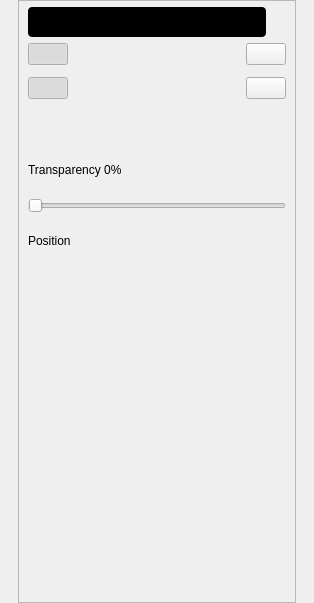
<?xml version="1.0" encoding="UTF-8"?>
<ui version="4.0">
 <class>CursorsSettings</class>
 <widget class="QWidget" name="CursorsSettings">
  <property name="geometry">
   <rect>
    <x>0</x>
    <y>0</y>
    <width>314</width>
    <height>603</height>
   </rect>
  </property>
  <property name="windowTitle">
   <string>Form</string>
  </property>
  <layout class="QVBoxLayout" name="verticalLayout">
   <property name="spacing">
    <number>0</number>
   </property>
   <property name="leftMargin">
    <number>18</number>
   </property>
   <property name="topMargin">
    <number>0</number>
   </property>
   <property name="rightMargin">
    <number>18</number>
   </property>
   <property name="bottomMargin">
    <number>0</number>
   </property>
   <item>
    <widget class="QScrollArea" name="scrollArea">
     <property name="sizePolicy">
      <sizepolicy hsizetype="Preferred" vsizetype="Preferred">
       <horstretch>0</horstretch>
       <verstretch>0</verstretch>
      </sizepolicy>
     </property>
     <property name="verticalScrollBarPolicy">
      <enum>Qt::ScrollBarAsNeeded</enum>
     </property>
     <property name="horizontalScrollBarPolicy">
      <enum>Qt::ScrollBarAlwaysOff</enum>
     </property>
     <property name="widgetResizable">
      <bool>true</bool>
     </property>
     <widget class="QWidget" name="scrollAreaWidgetContents">
      <property name="geometry">
       <rect>
        <x>0</x>
        <y>0</y>
        <width>276</width>
        <height>601</height>
       </rect>
      </property>
      <layout class="QVBoxLayout" name="verticalLayout_7">
       <property name="topMargin">
        <number>0</number>
       </property>
       <item>
        <widget class="scopy::gui::MenuHeader" name="widgetCursorsMenuHeader" native="true"/>
       </item>
       <item>
        <layout class="QVBoxLayout" name="vLayout_5">
         <property name="spacing">
          <number>0</number>
         </property>
         <property name="sizeConstraint">
          <enum>QLayout::SetDefaultConstraint</enum>
         </property>
         <item>
          <layout class="QVBoxLayout" name="vLayout_6">
           <property name="topMargin">
            <number>0</number>
           </property>
           <item>
            <widget class="scopy::gui::CustomSwitch" name="btnNormalTrack">
             <property name="enabled">
              <bool>true</bool>
             </property>
             <property name="sizePolicy">
              <sizepolicy hsizetype="Minimum" vsizetype="Fixed">
               <horstretch>0</horstretch>
               <verstretch>0</verstretch>
              </sizepolicy>
             </property>
             <property name="minimumSize">
              <size>
               <width>238</width>
               <height>30</height>
              </size>
             </property>
             <property name="styleSheet">
              <string notr="true">QPushButton {
min-height: 30px;
max-height: 30px;
min-width: 238px;
max-width: 238px;
background-color: black;
border-radius: 4px;
}

QPushButton:disabled {
background-color: qlineargradient(spread:pad, x1:0.5, y1:0, x2:0.501, y2:0, stop:0 #727273, stop:1 #141416);
}

QWidget#handle {
min-height: 30px;
max-height: 30px;
min-width: 119px;
max-width: 119px;
background-color: #4a64ff;
border-radius: 2px;
}

QWidget#handle:disabled {
background-color: #aaaaaa;
}

QLabel {
margin-top: 6px;
background-color: transparent;
line-height: 19px;
}

QLabel#on {
margin-top: 0px;
min-height:30px;
max-height:30px;
min-width:119px;
max-width:119px;
qproperty-alignment: AlignCenter AlignCenter;
margin-left: 0px;
color: white;
}

QLabel#on:disabled {
color: rgba(255,255,255,102);
}

QLabel#off {
margin-top: 0px;
min-height:30px;
max-height:30px;
min-width:119px;
max-width:119px;
margin-left: 119px;
color: white;
qproperty-alignment: AlignCenter AlignCenter;
}

QLabel#off:disabled {
color: rgba(255,255,255,51);
}
</string>
             </property>
             <property name="text">
              <string/>
             </property>
             <property name="checkable">
              <bool>true</bool>
             </property>
             <property name="checked">
              <bool>true</bool>
             </property>
             <property name="flat">
              <bool>false</bool>
             </property>
             <property name="leftText" stdset="0">
              <string>Normal</string>
             </property>
             <property name="rightText" stdset="0">
              <string>Track</string>
             </property>
             <property name="duration_ms" stdset="0">
              <string>0</string>
             </property>
            </widget>
           </item>
          </layout>
         </item>
         <item>
          <widget class="scopy::gui::SubsectionSeparator" name="widgetHorizontalSubsSpr" native="true"/>
         </item>
        </layout>
       </item>
       <item>
        <layout class="QVBoxLayout" name="vLayout_3">
         <property name="spacing">
          <number>6</number>
         </property>
         <item>
          <layout class="QHBoxLayout" name="hLayout">
           <property name="topMargin">
            <number>0</number>
           </property>
           <item>
            <widget class="scopy::gui::CustomSwitch" name="hCursorsEnable">
             <property name="checkable">
              <bool>true</bool>
             </property>
             <property name="checked">
              <bool>true</bool>
             </property>
            </widget>
           </item>
           <item>
            <spacer name="hSpacer">
             <property name="orientation">
              <enum>Qt::Horizontal</enum>
             </property>
             <property name="sizeHint" stdset="0">
              <size>
               <width>40</width>
               <height>20</height>
              </size>
             </property>
            </spacer>
           </item>
           <item>
            <widget class="scopy::gui::SmallOnOffSwitch" name="btnLockHorizontal">
             <property name="text">
              <string/>
             </property>
             <property name="checkable">
              <bool>true</bool>
             </property>
             <property name="use_icon" stdset="0">
              <bool>true</bool>
             </property>
            </widget>
           </item>
          </layout>
         </item>
        </layout>
       </item>
       <item>
        <layout class="QVBoxLayout" name="vLayout_7">
         <property name="topMargin">
          <number>0</number>
         </property>
         <item>
          <widget class="scopy::gui::SubsectionSeparator" name="widgetVerticalSubsSpr" native="true"/>
         </item>
        </layout>
       </item>
       <item>
        <layout class="QVBoxLayout" name="vLayout_4">
         <property name="spacing">
          <number>10</number>
         </property>
         <item>
          <layout class="QHBoxLayout" name="hLayout_2">
           <property name="topMargin">
            <number>0</number>
           </property>
           <item>
            <widget class="scopy::gui::CustomSwitch" name="vCursorsEnable">
             <property name="checkable">
              <bool>true</bool>
             </property>
             <property name="checked">
              <bool>true</bool>
             </property>
            </widget>
           </item>
           <item>
            <spacer name="hSpacer_2">
             <property name="orientation">
              <enum>Qt::Horizontal</enum>
             </property>
             <property name="sizeHint" stdset="0">
              <size>
               <width>40</width>
               <height>20</height>
              </size>
             </property>
            </spacer>
           </item>
           <item>
            <widget class="scopy::gui::SmallOnOffSwitch" name="btnLockVertical">
             <property name="text">
              <string/>
             </property>
             <property name="checkable">
              <bool>true</bool>
             </property>
             <property name="use_icon" stdset="0">
              <bool>true</bool>
             </property>
            </widget>
           </item>
          </layout>
         </item>
        </layout>
       </item>
       <item>
        <layout class="QVBoxLayout" name="vLayout_2">
         <property name="leftMargin">
          <number>0</number>
         </property>
         <property name="topMargin">
          <number>0</number>
         </property>
         <property name="rightMargin">
          <number>0</number>
         </property>
        </layout>
       </item>
       <item>
        <widget class="QWidget" name="widgetReadouts" native="true">
         <property name="sizePolicy">
          <sizepolicy hsizetype="Expanding" vsizetype="Expanding">
           <horstretch>0</horstretch>
           <verstretch>0</verstretch>
          </sizepolicy>
         </property>
         <property name="minimumSize">
          <size>
           <width>0</width>
           <height>50</height>
          </size>
         </property>
         <layout class="QVBoxLayout" name="readoutsLayout">
          <property name="spacing">
           <number>10</number>
          </property>
          <property name="sizeConstraint">
           <enum>QLayout::SetMinimumSize</enum>
          </property>
          <property name="leftMargin">
           <number>0</number>
          </property>
          <property name="topMargin">
           <number>0</number>
          </property>
          <property name="rightMargin">
           <number>0</number>
          </property>
          <property name="bottomMargin">
           <number>0</number>
          </property>
          <item>
           <spacer name="vSpacer_9">
            <property name="orientation">
             <enum>Qt::Vertical</enum>
            </property>
            <property name="sizeType">
             <enum>QSizePolicy::Fixed</enum>
            </property>
            <property name="sizeHint" stdset="0">
             <size>
              <width>0</width>
              <height>0</height>
             </size>
            </property>
           </spacer>
          </item>
          <item>
           <layout class="QVBoxLayout" name="vLayout_8">
            <property name="spacing">
             <number>0</number>
            </property>
            <property name="topMargin">
             <number>0</number>
            </property>
            <item>
             <widget class="scopy::gui::SubsectionSeparator" name="widgetCursorReadoutsSubsSpr" native="true"/>
            </item>
           </layout>
          </item>
          <item>
           <widget class="QLabel" name="lblTrans">
            <property name="text">
             <string>Transparency 0%</string>
            </property>
           </widget>
          </item>
          <item>
           <widget class="QSlider" name="hSlider">
            <property name="styleSheet">
             <string notr="true"/>
            </property>
            <property name="orientation">
             <enum>Qt::Horizontal</enum>
            </property>
           </widget>
          </item>
          <item>
           <widget class="QLabel" name="lbl_8">
            <property name="text">
             <string>Position</string>
            </property>
           </widget>
          </item>
          <item>
           <layout class="QHBoxLayout" name="hLayout_3">
            <property name="spacing">
             <number>0</number>
            </property>
            <property name="topMargin">
             <number>0</number>
            </property>
            <item>
             <widget class="scopy::gui::CustomPlotPositionButton" name="widgetPosSelect" native="true">
              <property name="sizePolicy">
               <sizepolicy hsizetype="Fixed" vsizetype="Fixed">
                <horstretch>0</horstretch>
                <verstretch>0</verstretch>
               </sizepolicy>
              </property>
              <property name="minimumSize">
               <size>
                <width>80</width>
                <height>80</height>
               </size>
              </property>
             </widget>
            </item>
           </layout>
          </item>
         </layout>
        </widget>
       </item>
       <item>
        <spacer name="verticalSpacer">
         <property name="orientation">
          <enum>Qt::Vertical</enum>
         </property>
         <property name="sizeType">
          <enum>QSizePolicy::Expanding</enum>
         </property>
         <property name="sizeHint" stdset="0">
          <size>
           <width>20</width>
           <height>40</height>
          </size>
         </property>
        </spacer>
       </item>
      </layout>
     </widget>
    </widget>
   </item>
  </layout>
 </widget>
 <customwidgets>
  <customwidget>
   <class>scopy::gui::CustomSwitch</class>
   <extends>QPushButton</extends>
   <header location="global">scopy/gui/custom_switch.hpp</header>
  </customwidget>
  <customwidget>
   <class>scopy::gui::SubsectionSeparator</class>
   <extends>QWidget</extends>
   <header location="global">scopy/gui/subsection_separator.hpp</header>
   <container>1</container>
  </customwidget>
  <customwidget>
   <class>scopy::gui::MenuHeader</class>
   <extends>QWidget</extends>
   <header location="global">scopy/gui/menu_header.hpp</header>
   <container>1</container>
  </customwidget>
  <customwidget>
   <class>scopy::gui::SmallOnOffSwitch</class>
   <extends>QPushButton</extends>
   <header location="global">scopy/gui/small_on_off_switch.hpp</header>
  </customwidget>
  <customwidget>
   <class>scopy::gui::CustomPlotPositionButton</class>
   <extends>QWidget</extends>
   <header location="global">scopy/gui/custom_plot_position_button.hpp</header>
   <container>1</container>
  </customwidget>
 </customwidgets>
 <resources/>
 <connections/>
</ui>
